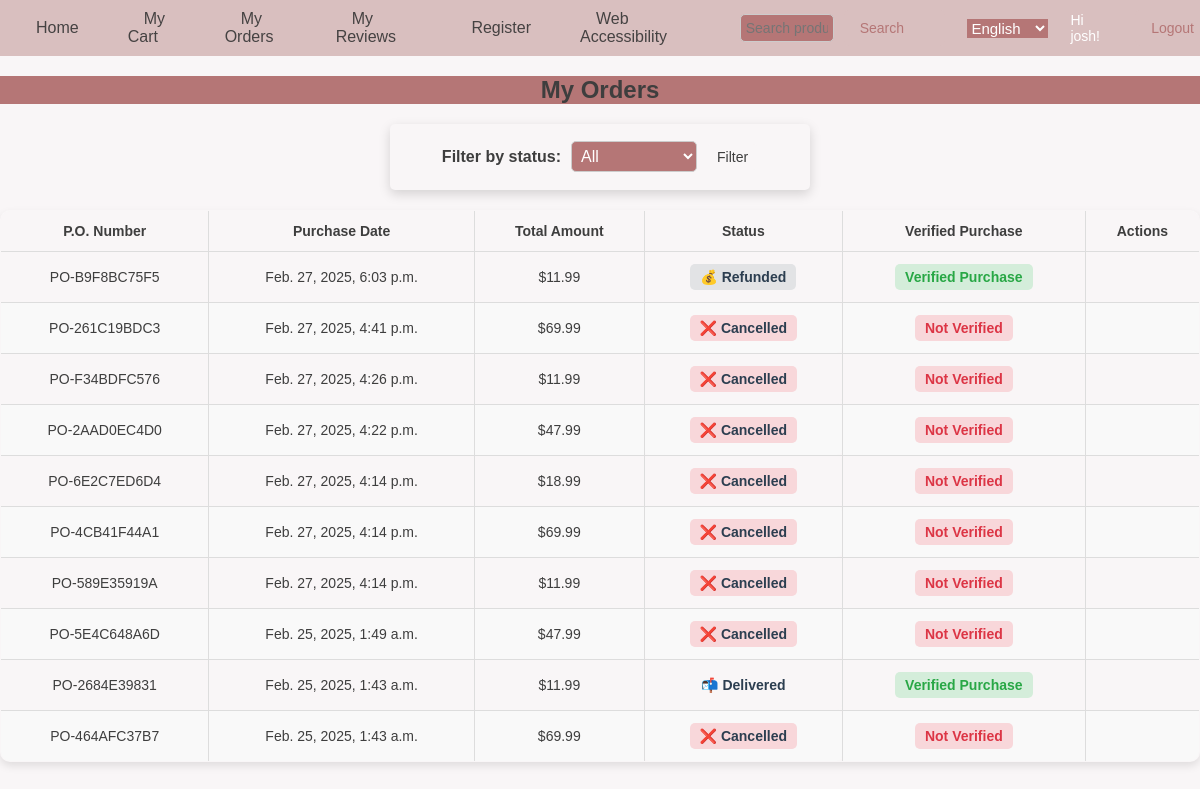
Page /shoppingcart/orders/ (signed in) on the earlier database version.
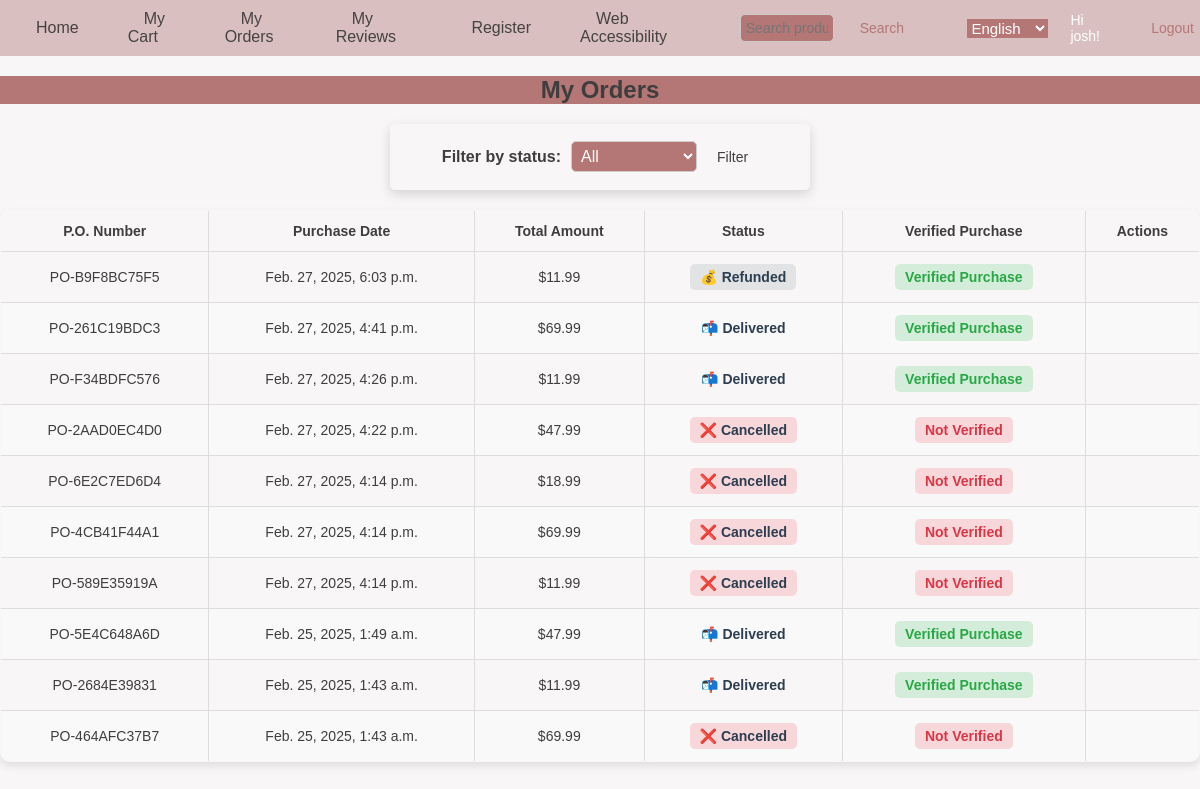
Same page on the later database version.
### shoppingcart/models.py (models this page shows, shortened)
class Order(models.Model):
    STATUS_CHOICES_TANGIBLE = [
        ('pending', 'Pending'),
        ('shipped', 'Shipped'),
        ('cancelled', 'Cancelled'),
        ('hold', 'Hold'),
        ('delivered', 'Delivered')
    ]
    STATUS_CHOICES_VIRTUAL = [
        ('pending', 'Pending'),
        ('ticket-issued', 'Ticket Issued'),
        ('complete', 'Complete'),
        ('refunded', 'Refunded'),
    ]
    po_number = models.CharField(max_length=20, unique=True, editable=False, default='', null=True, blank=True)
    customer = models.ForeignKey(User, on_delete=models.CASCADE, related_name='customer_orders', default=1)
    total_amount = models.DecimalField(max_digits=10, decimal_places=2, default=0.00)
    purchase_date = models.DateTimeField(default=timezone.now)
    status = models.CharField(max_length=20, choices=STATUS_CHOICES_TANGIBLE, default='pending')
    shipping_address = models.TextField()
    shipment_date = models.DateTimeField(null=True, blank=True)
    cancel_date = models.DateTimeField(null=True, blank=True)
    ticket_issue_date = models.DateTimeField(null=True, blank=True)
    refund_date = models.DateTimeField(null=True, blank=True)
    hold_date = models.DateTimeField(null=True, blank=True)
    complete_date = models.DateTimeField(null=True, blank=True)
    pending_date = models.DateTimeField(null=True, blank=True)
    delivered_date = models.DateTimeField(null=True, blank=True)
    user = models.ForeignKey(settings.AUTH_USER_MODEL, on_delete=models.CASCADE, related_name='orders', null=True, blank=True)
    @property
    def verified_purchase(self):
        return self.status in ['complete', 'refunded', 'delivered']

### shoppingcart/views.py (the view)
# urls.py: path('orders/', views.order_list, name='order_list'),  # 订单列表
@login_required
def order_list(request):
    status_filter = request.GET.get('status')
    orders = Order.objects.filter(customer=request.user)
    if status_filter:
        orders = Order.objects.filter(status=status_filter, customer=request.user).order_by('-purchase_date')
    else:
        orders = Order.objects.filter(customer=request.user).order_by('-purchase_date')
    return render(request, 'order_list.html', {'orders': orders})

### templates/order_list.html (shortened to what this page needs)
{% extends "base.html" %}
{% block content %}
{% load static i18n %}
<!DOCTYPE html>
<html lang="en">
<head>
    <link rel="stylesheet" href="{% static 'css/order_list.css' %}">
</head>
<body>
    <h2>{% trans "My Orders" %}</h2>
    <form method="get" action="." class="filter-form">
        <label for="status">{% trans "Filter by status:" %}</label>
        <select name="status" id="status">
            <option value="" {% if not request.GET.status %}selected{% endif %}>{% trans "All" %}</option>
        </select>
        <button type="submit">{% trans "Filter" %}</button>
    </form>
    <table class="order-table">
        <thead>
            <tr>
                <th>{% trans "P.O. Number" %}</th>
                <th>{% trans "Purchase Date" %}</th>
                <th>{% trans "Total Amount" %}</th>
                <th>{% trans "Status" %}</th>
                <th>{% trans "Verified Purchase" %}</th>
                <th>{% trans "Actions" %}</th>
            </tr>
        </thead>
        <tbody>
            {% for order in orders %}
            <tr class="clickable-row" data-href="{% url 'order_detail' order.id %}">
                <td>{{ order.po_number }}</td>
                <td>{{ order.purchase_date|date:"DATETIME_FORMAT" }}</td>
                <td>${{ order.total_amount }}</td>
                <td class="status">
                    {% if order.status == 'pending' %}
                        <span class="status-label status-pending">⏳ {% trans "Pending" %}</span>
                    {% elif order.status == 'shipped' %}
                        <span class="status-label status-shipped">📦 {% trans "Shipped" %}</span>
                    {% elif order.status == 'cancelled' %}
                        <span class="status-label status-cancelled">❌ {% trans "Cancelled" %}</span>
                    {% elif order.status == 'hold' %}
                        <span class="status-label status-hold">⏸️ {% trans "Hold" %}</span>
                    {% elif order.status == 'ticket-issued' %}
                        <span class="status-label status-ticket">🎫 {% trans "Ticket Issued" %}</span>
                    {% elif order.status == 'complete' %}
                        <span class="status-label status-complete">✅ {% trans "Complete" %}</span>
                    {% elif order.status == 'refunded' %}
                        <span class="status-label status-refunded">💰 {% trans "Refunded" %}</span>
                    {% elif order.status == 'delivered' %}
                        <span class="status-label status-delivered">📬 {% trans "Delivered" %}</span>
                    {% endif %}
                </td>
                <td class="verified-purchase">
                    {% if order.verified_purchase %}
                        <span class="verified-label">{% trans "Verified Purchase" %}</span>
                    {% else %}
                        <span class="not-verified-label">{% trans "Not Verified" %}</span>
                    {% endif %}
                </td>
                <td>
                </td>
            </tr>
            {% endfor %}
        </tbody>
    </table>
</body>
</html>
{% endblock %}

Differences in the rows shown:
changed Order "PO-261C19BDC3": trans "Cancelled" → "Delivered"; trans "Not Verified" → "Verified Purchase"; status "❌" → "📬"
changed Order "PO-F34BDFC576": trans "Cancelled" → "Delivered"; trans "Not Verified" → "Verified Purchase"; status "❌" → "📬"
changed Order "PO-5E4C648A6D": trans "Cancelled" → "Delivered"; trans "Not Verified" → "Verified Purchase"; status "❌" → "📬"
